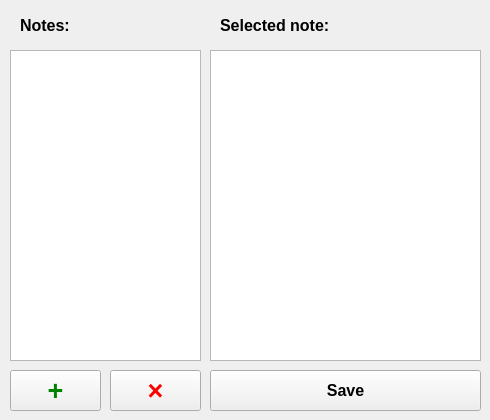
<?xml version="1.0" encoding="UTF-8"?>
<ui version="4.0">
 <class>MainWindow</class>
 <widget class="QMainWindow" name="MainWindow">
  <property name="geometry">
   <rect>
    <x>0</x>
    <y>0</y>
    <width>490</width>
    <height>420</height>
   </rect>
  </property>
  <property name="minimumSize">
   <size>
    <width>490</width>
    <height>420</height>
   </size>
  </property>
  <property name="maximumSize">
   <size>
    <width>490</width>
    <height>420</height>
   </size>
  </property>
  <property name="windowTitle">
   <string>NoteBook</string>
  </property>
  <widget class="QWidget" name="centralWidget">
   <widget class="QToolButton" name="toolButton">
    <property name="geometry">
     <rect>
      <x>10</x>
      <y>370</y>
      <width>91</width>
      <height>41</height>
     </rect>
    </property>
    <property name="palette">
     <palette>
      <active>
       <colorrole role="ButtonText">
        <brush brushstyle="SolidPattern">
         <color alpha="255">
          <red>0</red>
          <green>130</green>
          <blue>0</blue>
         </color>
        </brush>
       </colorrole>
      </active>
      <inactive>
       <colorrole role="ButtonText">
        <brush brushstyle="SolidPattern">
         <color alpha="255">
          <red>0</red>
          <green>130</green>
          <blue>0</blue>
         </color>
        </brush>
       </colorrole>
      </inactive>
      <disabled>
       <colorrole role="ButtonText">
        <brush brushstyle="SolidPattern">
         <color alpha="255">
          <red>120</red>
          <green>120</green>
          <blue>120</blue>
         </color>
        </brush>
       </colorrole>
      </disabled>
     </palette>
    </property>
    <property name="font">
     <font>
      <pointsize>20</pointsize>
      <weight>75</weight>
      <bold>true</bold>
     </font>
    </property>
    <property name="text">
     <string>+</string>
    </property>
   </widget>
   <widget class="QToolButton" name="toolButton_2">
    <property name="geometry">
     <rect>
      <x>110</x>
      <y>370</y>
      <width>91</width>
      <height>41</height>
     </rect>
    </property>
    <property name="palette">
     <palette>
      <active>
       <colorrole role="ButtonText">
        <brush brushstyle="SolidPattern">
         <color alpha="255">
          <red>255</red>
          <green>0</green>
          <blue>0</blue>
         </color>
        </brush>
       </colorrole>
      </active>
      <inactive>
       <colorrole role="ButtonText">
        <brush brushstyle="SolidPattern">
         <color alpha="255">
          <red>255</red>
          <green>0</green>
          <blue>0</blue>
         </color>
        </brush>
       </colorrole>
      </inactive>
      <disabled>
       <colorrole role="ButtonText">
        <brush brushstyle="SolidPattern">
         <color alpha="255">
          <red>120</red>
          <green>120</green>
          <blue>120</blue>
         </color>
        </brush>
       </colorrole>
      </disabled>
     </palette>
    </property>
    <property name="font">
     <font>
      <pointsize>20</pointsize>
      <weight>75</weight>
      <bold>true</bold>
     </font>
    </property>
    <property name="text">
     <string>×</string>
    </property>
   </widget>
   <widget class="QListWidget" name="listWidget">
    <property name="geometry">
     <rect>
      <x>10</x>
      <y>50</y>
      <width>191</width>
      <height>311</height>
     </rect>
    </property>
   </widget>
   <widget class="QTextEdit" name="textEdit">
    <property name="geometry">
     <rect>
      <x>210</x>
      <y>50</y>
      <width>271</width>
      <height>311</height>
     </rect>
    </property>
   </widget>
   <widget class="QToolButton" name="toolButton_3">
    <property name="geometry">
     <rect>
      <x>210</x>
      <y>370</y>
      <width>271</width>
      <height>41</height>
     </rect>
    </property>
    <property name="font">
     <font>
      <pointsize>12</pointsize>
      <weight>75</weight>
      <bold>true</bold>
     </font>
    </property>
    <property name="text">
     <string>Save</string>
    </property>
   </widget>
   <widget class="QLabel" name="label">
    <property name="geometry">
     <rect>
      <x>20</x>
      <y>10</y>
      <width>141</width>
      <height>31</height>
     </rect>
    </property>
    <property name="font">
     <font>
      <pointsize>12</pointsize>
      <weight>75</weight>
      <bold>true</bold>
     </font>
    </property>
    <property name="text">
     <string>Notes:</string>
    </property>
   </widget>
   <widget class="QLabel" name="label_2">
    <property name="geometry">
     <rect>
      <x>220</x>
      <y>10</y>
      <width>261</width>
      <height>31</height>
     </rect>
    </property>
    <property name="font">
     <font>
      <pointsize>12</pointsize>
      <weight>75</weight>
      <bold>true</bold>
     </font>
    </property>
    <property name="text">
     <string>Selected note:</string>
    </property>
   </widget>
  </widget>
 </widget>
 <layoutdefault spacing="6" margin="11"/>
 <resources/>
 <connections/>
</ui>
